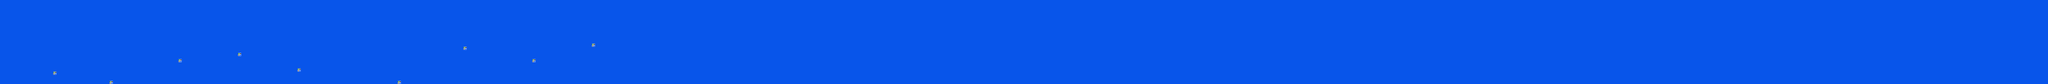

Below is a game level as drawn by its tile map, then a one-line description and the .tmx that defines it (tile-layer data replaced by summaries):
An orthogonal 654x27 tile map with 16x16 px tiles, 2 tile layers (SP, ...), 2 tilesets.

<map version="1.10" tiledversion="1.10.2" orientation="orthogonal" renderorder="right-down" width="654" height="27" tilewidth="16" tileheight="16" infinite="0" nextlayerid="3" nextobjectid="1">
 <editorsettings>
  <chunksize width="16" height="27" />
  <export target="test3.csv" format="csv" />
 </editorsettings>
 <tileset firstgid="1" name="famidash" tilewidth="16" tileheight="16" tilecount="256" columns="16">
  <image source="../../GRAPHICS/famidash.bmp" width="256" height="256" />
 </tileset>
 <tileset firstgid="257" name="sprites" tilewidth="16" tileheight="16" tilecount="256" columns="16">
  <image source="../../GRAPHICS/sprites.png" width="256" height="256" />
 </tileset>
 <layer id="1" width="654" height="27">
  <data>[17658 cells, 17658 non-empty, 1 distinct tile ids]</data>
 </layer>
 <layer id="2" name="SP" width="654" height="27">
  <data>[17658 cells, 9 non-empty, 1 distinct tile ids]</data>
 </layer>
</map>
